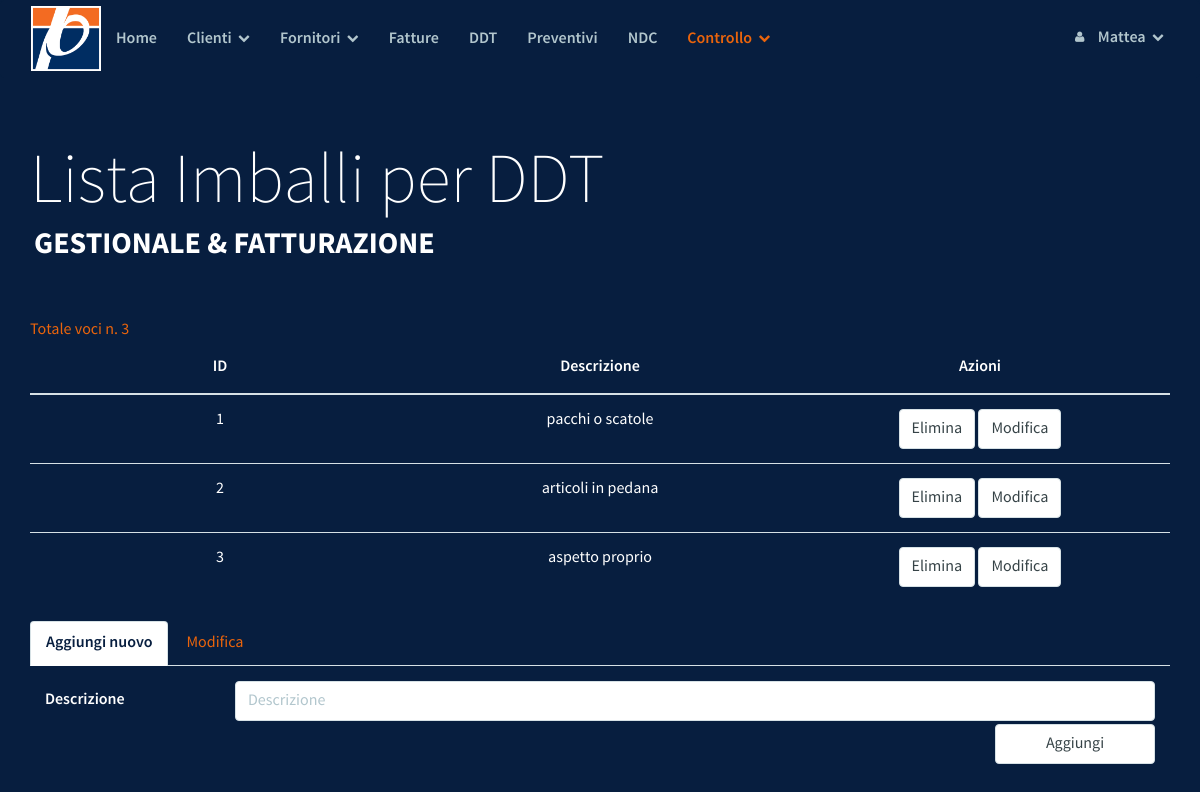
Screenshot of /check/ck_imb.php (signed in) with the database file from the repository.
### tables this page shows
CREATE TABLE `ck_imballo` (
  `id` int(10) unsigned NOT NULL AUTO_INCREMENT,
  `descr` varchar(200) NOT NULL,
  PRIMARY KEY (`id`),
  UNIQUE KEY `descr` (`descr`)
);

### check/ck_imb.php (the view, shortened to what this page needs)
<?php
require_once("../DB/config.php");
?>
<!DOCTYPE html>
<html lang="it">
<head>
	<?php include_once("./../template/parrot/style.php");  ?>
</head>
<body>
        <?php include_once("./../template/parrot/navbar.php") ?>
    <div class="masthead">
        <div class="masthead-title">
            <div class="container">
                Lista Imballi per DDT
                <small>Gestionale & Fatturazione</small>
            </div>
        </div>
    </div>
<div class="container">
    <br/>
    <span style="color:#EA640C">
    Totale voci n.
    <?php
    $sql_rows = "SELECT * FROM ck_imballo";
    echo mysqli_num_rows(mysqli_query($conndb, $sql_rows));
    ?>
    </span>
</div>
<div class="container">
    <table class="table">
        <thead>
            <tr>
                <th>ID</th>
                <th>Descrizione</th>
                <th>Azioni</th>
            </tr>
        </thead>
        <tbody>
            <?php
            include("../DB/config.php");
            $sql = "SELECT * FROM ck_imballo ORDER BY id";
            $result = mysqli_query($conndb, $sql);
            while($row = mysqli_fetch_array($result)) {
                $id = $row['id'];
                $descr = $row['descr'];
                echo "<tr>
                <td class='valore-" . $id . "'>" . $id . "</td>
                <td class='valore-" . $id . "'>" . $descr . "</td>
                <td class='form-inline'>
                    <form  action='#' method='POST'>
                        <button class='form-control' type='submit' name='case' value='del'>Elimina</button>
                        <input class='form-control' type='button' value='Modifica' data-toggle=\"tab\" onClick='modifica(\"valore-" . $id . "\")'>
                        <input type='hidden' name='id' value='" . $id . "'>
                    </form>
                </td>
                </tr>";
            }
            ?>
        </tbody>
    </table>
    <div>
        <ul class="nav nav-tabs" role="tablist">
            <li role="presentation" class="active"><a href="#new" aria-controls="home" role="tab" data-toggle="tab">Aggiungi
                    nuovo</a></li>
            <li role="presentation"><a id="openModTab" href="#mod" aria-controls="profile" role="tab" data-toggle="tab">Modifica</a>
            </li>
        </ul>
        <div id="tabs" class="tab-content">
            <div role="tabpanel" class="tab-pane active" id="new">
                <form action="#" method="POST">
                    <div class="form-group">
                        <label class="col-sm-2 control-label">Descrizione</label>
                        <div class="col-sm-10">
                            <input type="text" class="form-control" name="descr" placeholder="Descrizione">
                        </div>
                    </div>
                    <div class="col-sm-2 col-sm-offset-10">
                        <input class="form-control" type="submit" value="Aggiungi">
                    </div>
                    <div class="clearfix"></div>
                </form>
            </div>
        </div>
    </div>
</div>
	</body>
</html>

### template/parrot/css/drunken-parrot.css (style rules this page uses)
body { font-family: "SourceSansPro", Helvetica, Arial, sans-serif; font-size: 16px; line-height: 1.5; color: #fff; background-color: #071E3F; }
a { color: #EA640C; text-decoration: none; -webkit-transition: 0.25s; transition: 0.25s; }
label { font-family: "SourceSansProSemiBold", Helvetica, Arial, sans-serif; font-weight: normal; line-height: 2.4; color: #364347; }
.form-control { border: 1px solid #d6e1e5; color: #364347; font-size: 16px; line-height: 1.467; padding: 7px 12px; height: 40px; -webkit-appearance: none; border-radius: 4px; -webkit-box-shadow: none; box-shadow: none; -webkit-transition: border .25s linear, color .25s linear, background-color .25s linear; transition: border .25s linear, color .25s linear, background-color .25s linear; }
.nav-tabs { border-bottom: 1px solid #d6e1e5; }
.nav-tabs > li.active > a, .nav-tabs > li.active > a:hover, .nav-tabs > li.active > a:focus { color: #071E3F; border: 1px solid #d6e1e5; border-bottom-color: transparent; font-family: "SourceSansProSemiBold", Helvetica, Arial, sans-serif; }
.table > thead > tr > th, .table > tbody > tr > th, .table > tfoot > tr > th, .table > thead > tr > td, .table > tbody > tr > td, .table > tfoot > tr > td { padding: 14px 5px; border-top: 1px solid #d6e1e5; }
.table > thead > tr > th { border-bottom: 2px solid #d6e1e5; font-family: "SourceSansProSemiBold", Helvetica, Arial, sans-serif; }

### template/parrot/css/demo.css (style rules this page uses)
.masthead { width: 100%; height: 100%; padding: 2em 0 2em 0; position: relative; z-index: 2; }
.masthead .masthead-title { font-family: "SourceSansProExtraLight", Helvetica, Arial, sans-serif; font-size: 30px; line-height: 1.2; color: white; }
.masthead .masthead-title small { color: white; font-family: "SourceSansProBold", Helvetica, Arial, sans-serif; display: block; text-transform: uppercase; font-size: 12px; padding-left: 4px; }
@media (min-width: 1000px) { .container { width: 1170px; } }
@media (min-width: 1000px) { .masthead { :padding: 3em 0; } }
@media (min-width: 1000px) { .masthead .masthead-title { font-size: 70px; } }
@media (min-width: 1000px) { .masthead .masthead-title small { font-size: 30px; } }
@media (min-width: 1000px) { .table > thead > tr > th, .table > tbody > tr > th, .table > tfoot > tr > th, .table > thead > tr > td, .table > tbody > tr > td, .table > tfoot > tr > td { padding: 14px 20px; border-top: 1px solid #d6e1e5; } }

### check/ck_imb.php (style rules this page uses)
th { text-align: center; width: 25%; }
td { text-align: center; width: 25%; }
label { color: #FFF; }

### rows the page displays
ck_imballo: id "1", descr "pacchi o scatole"
ck_imballo: id "2", descr "articoli in pedana"
ck_imballo: id "3", descr "aspetto proprio"

### other values shown
$user "Mattea"
mysqli_num_rows(mysqli_query($conndb, $sql_rows)) "3"
